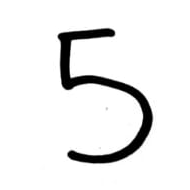
#> input picture TSIA_9_NumerosPersonales/mis_numeros/num_5.png, 190 x 190 px
$ jupyter execute --allow-errors Plantilla_new.ipynb
#> lines starting #> are read from the running program, lines starting #| are printed output that depends on the picture
<!--Información del curso-->

<center><h1 style="font-size:2em;color:#2467C0">Proyecto: Digitalizando Números</h1></center>

# Librerias importantes

[cell 1]
#pip install opencv-python
import matplotlib.pyplot as plt
import numpy as np
import pandas as pd
import cv2 as cv

# Transformación de la imagen

[cell 2]
# Realizar la transformación para un número
# mis_numeros/num_?.jpg

img = cv.imread('mis_numeros/num_5.png')
#> img is the input picture: shape (190, 190, 3); min 0, max 255, mean 236.4
img = cv.cvtColor(img, cv.COLOR_RGB2BGR)
img_Ga = cv.GaussianBlur(img, (3, 3), 0)
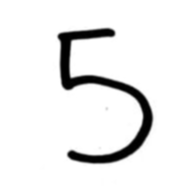
#> img_Ga: shape (190, 190, 3); min 0, max 255, mean 236.4
img_g = cv.cvtColor(img_Ga, cv.COLOR_RGB2GRAY)
img_r = cv.resize(img_g, (28,28), interpolation=cv.INTER_NEAREST)
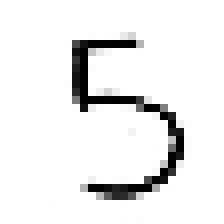
#> img_r: shape (28, 28) (shown 8 times larger); min 0, max 255, mean 235.5
img_i = cv.bitwise_not(img_r)
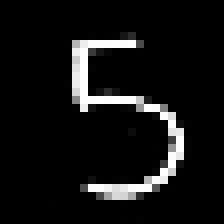
#> img_i: shape (28, 28) (shown 8 times larger); min 0, max 255, mean 19.5
_, img_f = cv.threshold(img_i, 100, 255, cv.THRESH_TOZERO)

plt.imshow(img_f, cmap='gray')
plt.show()

[cell 3]
plt.figure(figsize=(10,10))
plt.subplot(2, 3, 1)
plt.imshow(img)
plt.subplot(2, 3, 2)
plt.imshow(img_Ga)
plt.subplot(2, 3, 3)
plt.imshow(img_g, cmap = "gray")
plt.subplot(2, 3, 4)
plt.imshow(img_r, cmap = "gray")
plt.subplot(2, 3, 5)
plt.imshow(img_i, cmap = "gray")
plt.subplot(2, 3, 6)
plt.imshow(img_f, cmap = "gray")
plt.show()

# Arreglo de numpy

[cell 4]
# Mostrar los números del arreglo sobre la imagen

[cell 5]
plt.figure(figsize= (8, 8))
plt.imshow(img_f, cmap = "gray")

for (j, i), label in np.ndenumerate(img_f):
    plt.text(i, j, label, ha = "center", va = "center", color = "red")
#> this loop made 784 passes
#> (j, i) on passes 2 to 4: (0, 1), (0, 2), (0, 3)
plt.show()

# DataFrame de pandas

[cell 6]
#Creamos uns función para transformar la imagen
def digits(img):
    img = cv.cvtColor(img, cv.COLOR_RGB2BGR)
    img_Ga = cv.GaussianBlur(img, (3, 3), 0)
    img_g = cv.cvtColor(img_Ga, cv.COLOR_RGB2GRAY)
    img_r = cv.resize(img_g, (28,28), interpolation=cv.INTER_NEAREST)
    img_i = cv.bitwise_not(img_r)
    _, img_f = cv.threshold(img_i, 100, 255, cv.THRESH_TOZERO)
    return(img_f)

[cell 7]
#Crear el DataFrame
#Creación de DataFrame
from glob import glob
contador = 0
filas=[] # Lista para almacenar las filas

df = pd.DataFrame()

for fn in sorted(glob("mis_numeros/num_[0-9].png")):
    print(contador)
    img_f = digits(cv.imread(fn))
    plt.imshow(img_f, cmap = "gray")
    plt.show()
    fila = np.append(contador, img_f.flatten())
#> fila = 785 values, max 255 at index 235, min 0 at index 0, mean 18.31
    fila = fila.reshape(1, 785)
    filas.append(fila)
    contador = contador +1
df = pd.DataFrame(np.vstack(filas), columns=range(785))
#> df = table of 1 rows and 785 columns

[cell 8]
df
#> Out = table of 1 rows and 785 columns

$ run again, with TSIA_9_NumerosPersonales/mis_numeros/num_0.png copied over TSIA_9_NumerosPersonales/mis_numeros/num_5.png
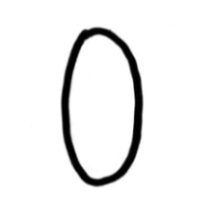
#> input picture TSIA_9_NumerosPersonales/mis_numeros/num_0.png, 210 x 210 px
#> img is the input picture: shape (210, 210, 3); min 0, max 255, mean 238.7
#> `img_r = cv.resize(img_g, (28,28), interpolation=cv.INTER_NEAREST)`:
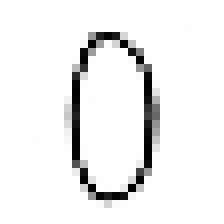
#> img_r: shape (28, 28) (shown 8 times larger); min 1, max 255, mean 238.5
#> `_, img_f = cv.threshold(img_i, 100, 255, cv.THRESH_TOZERO)`:
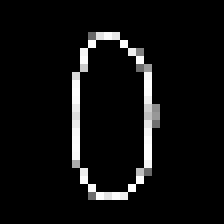
#> img_f: shape (28, 28) (shown 8 times larger); min 0, max 254, mean 14.8
#> the loop `for (j, i), label in np.ndenumerate(img_f):` made 784 passes
#> (j, i) on passes 2 to 4: (0, 1), (0, 2), (0, 3)
#> fila = 785 values, max 254 at index 299, min 0 at index 0, mean 14.81
#> df = table of 1 rows and 785 columns

$ run again, with TSIA_9_NumerosPersonales/mis_numeros/num_1.png copied over TSIA_9_NumerosPersonales/mis_numeros/num_5.png
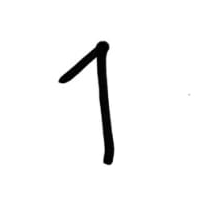
#> input picture TSIA_9_NumerosPersonales/mis_numeros/num_1.png, 200 x 200 px
#> img is the input picture: shape (200, 200, 3); min 0, max 255, mean 245.4
#> `img_r = cv.resize(img_g, (28,28), interpolation=cv.INTER_NEAREST)`:
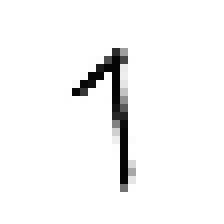
#> img_r: shape (28, 28) (shown 8 times larger); min 4, max 255, mean 245.2
#> `img_i = cv.bitwise_not(img_r)`:
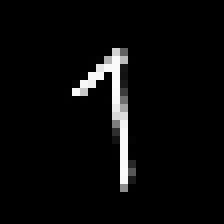
#> img_i: shape (28, 28) (shown 8 times larger); min 0, max 251, mean 9.8
#> the loop `for (j, i), label in np.ndenumerate(img_f):` made 784 passes
#> (j, i) on passes 2 to 4: (0, 1), (0, 2), (0, 3)
#> fila = 785 values, max 251 at index 295, min 0 at index 0, mean 9.15
#> df = table of 1 rows and 785 columns

$ run again, with TSIA_9_NumerosPersonales/mis_numeros/num_2.png copied over TSIA_9_NumerosPersonales/mis_numeros/num_5.png
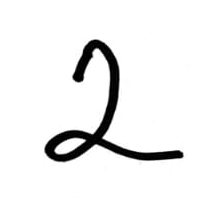
#> input picture TSIA_9_NumerosPersonales/mis_numeros/num_2.png, 200 x 200 px
#> img is the input picture: shape (200, 200, 3); min 0, max 255, mean 236.5
#> `img_Ga = cv.GaussianBlur(img, (3, 3), 0)`:
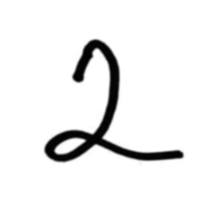
#> img_Ga: shape (200, 200, 3); min 0, max 255, mean 236.5
#> `img_i = cv.bitwise_not(img_r)`:
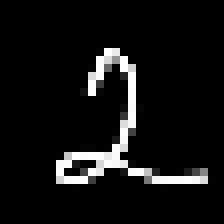
#> img_i: shape (28, 28) (shown 8 times larger); min 0, max 254, mean 18.2
#> the loop `for (j, i), label in np.ndenumerate(img_f):` made 784 passes
#> (j, i) on passes 2 to 4: (0, 1), (0, 2), (0, 3)
#> fila = 785 values, max 254 at index 545, min 0 at index 0, mean 17.3
#> df = table of 1 rows and 785 columns
